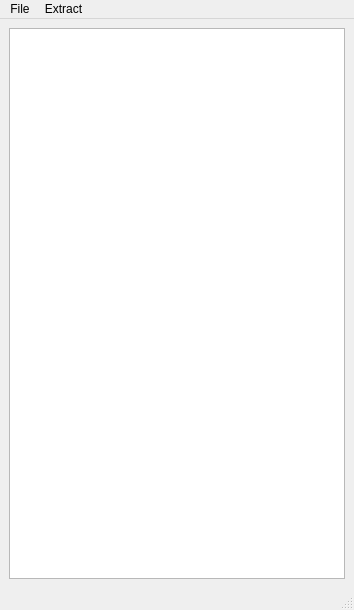
<?xml version="1.0" encoding="UTF-8"?>
<ui version="4.0">
 <class>MainScreen</class>
 <widget class="QMainWindow" name="MainScreen">
  <property name="geometry">
   <rect>
    <x>0</x>
    <y>0</y>
    <width>354</width>
    <height>610</height>
   </rect>
  </property>
  <property name="windowTitle">
   <string>MainScreen</string>
  </property>
  <widget class="QWidget" name="centralwidget">
   <layout class="QVBoxLayout" name="verticalLayout">
    <item>
     <widget class="QTableWidget" name="tableWidget">
      <property name="minimumSize">
       <size>
        <width>256</width>
        <height>551</height>
       </size>
      </property>
      <property name="maximumSize">
       <size>
        <width>16777215</width>
        <height>16777215</height>
       </size>
      </property>
     </widget>
    </item>
   </layout>
  </widget>
  <widget class="QMenuBar" name="menubar">
   <property name="geometry">
    <rect>
     <x>0</x>
     <y>0</y>
     <width>354</width>
     <height>21</height>
    </rect>
   </property>
   <widget class="QMenu" name="menuFile">
    <property name="title">
     <string>File</string>
    </property>
    <addaction name="actionOpen"/>
   </widget>
   <widget class="QMenu" name="menuExtract">
    <property name="title">
     <string>Extract</string>
    </property>
    <addaction name="actionExtract_All"/>
    <addaction name="actionExtract_Index"/>
   </widget>
   <addaction name="menuFile"/>
   <addaction name="menuExtract"/>
  </widget>
  <widget class="QStatusBar" name="statusbar"/>
  <action name="actionOpen">
   <property name="text">
    <string>Open</string>
   </property>
  </action>
  <action name="actionExtract_All">
   <property name="text">
    <string>Extract All</string>
   </property>
  </action>
  <action name="actionExtract_Index">
   <property name="text">
    <string>Extract Index</string>
   </property>
  </action>
 </widget>
 <resources/>
 <connections/>
</ui>
